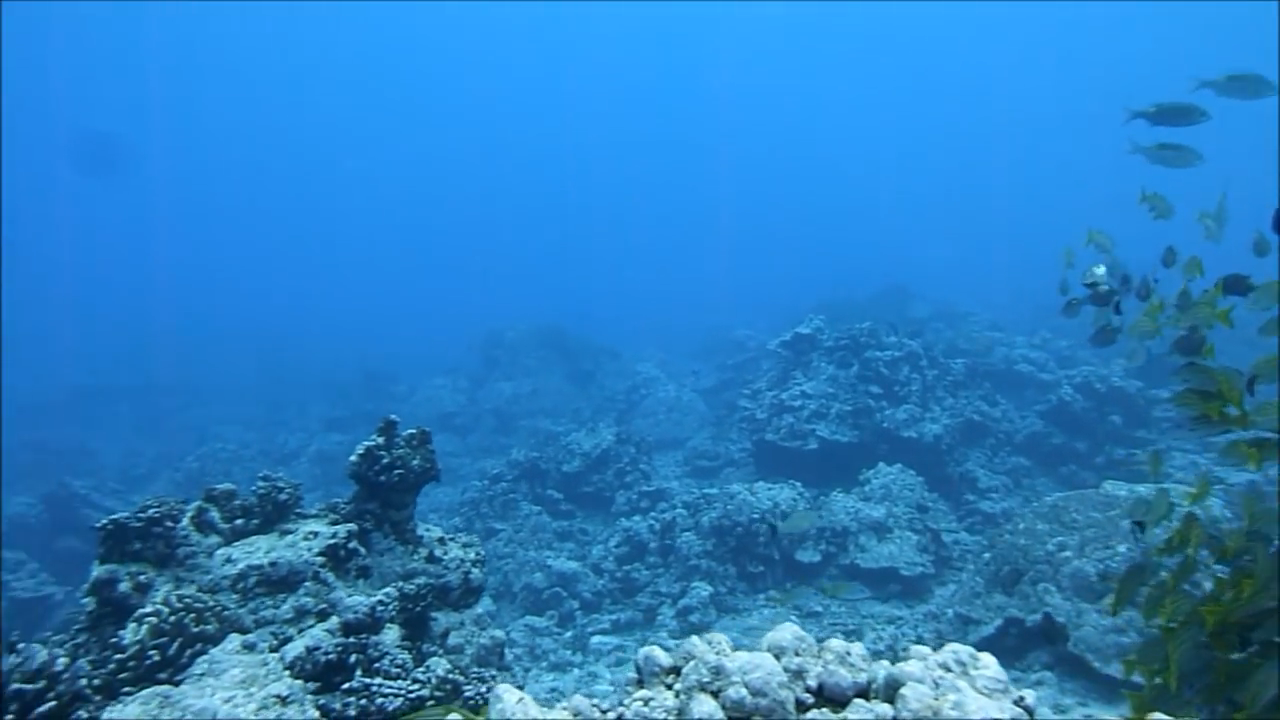
#> input picture test_data/challenging-60/34.png, 1280 x 720 px
$ python -i preprocess.py   (imports and definitions only)
#> lines starting #> are read from the running program, lines starting #| are printed output that depends on the picture
"""
Underwater Image Restoration - Preprocessing Pipeline
======================================================
This module implements the complete preprocessing workflow for underwater images.
Key Preprocessing Stages:
1. Color Space Conversion (BGR/Color space handling -> standard RGB).
2. Spatial Standardization (Lanczos/Bicubic resizing to 256x256).
3. Value Range Normalization (Scaling [0, 255] integer pixels -> [0.0, 1.0] float).
4. Tensor Formatting (Reordering HWC -> CHW for PyTorch CNN processing).
5. Synthetic Underwater Degradation (Gaussian blur and sensor noise simulating turbidity).
6. Contrast Limited Adaptive Histogram Equalization (CLAHE on LAB color space).
7. Paired Data Augmentations (Synchronized geometric flips and rotations).
"""
import os
import random
import cv2
import numpy as np
import torch
from PIL import Image
# [39 lines left out: functions load_and_standardize_image, to_normalized_tensor, tensor_to_image, not called in this run]
def apply_clahe(image_array, clip_limit=1.5, tile_grid_size=(8, 8)):
    """
    Applies Contrast Limited Adaptive Histogram Equalization (CLAHE)
    exclusively on the Lightness (L) channel of the LAB color space.
    This corrects underwater haze while preventing color distortion.
    Args:
        image_array (np.ndarray): RGB image array of shape (H, W, 3).
        clip_limit (float): Threshold for contrast limiting.
        tile_grid_size (tuple): Grid size for histogram equalization.
    Returns:
        np.ndarray: Enhanced RGB image array.
    """
#> called with clip_limit = 1.5, tile_grid_size = (8, 8)
    bgr = cv2.cvtColor(image_array, cv2.COLOR_RGB2BGR)
#> bgr is the input picture: shape (720, 1280, 3); mean B, G, R 194.6, 127.2, 40.9
    lab = cv2.cvtColor(bgr, cv2.COLOR_BGR2LAB)
#> lab: shape (720, 1280, 3); mean of channels 0, 1, 2 130.8, 127, 86.3
    l_channel, a_channel, b_channel = cv2.split(lab)
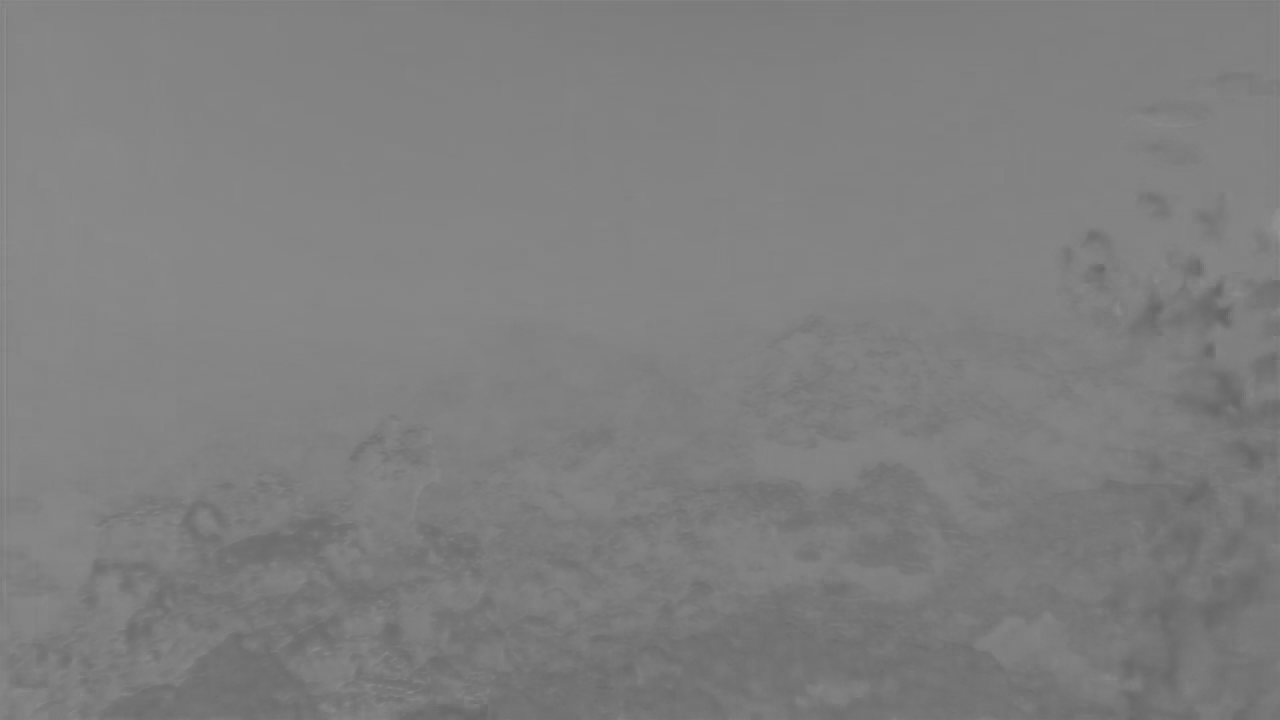
#> a_channel: shape (720, 1280); min 101, max 147, mean 127
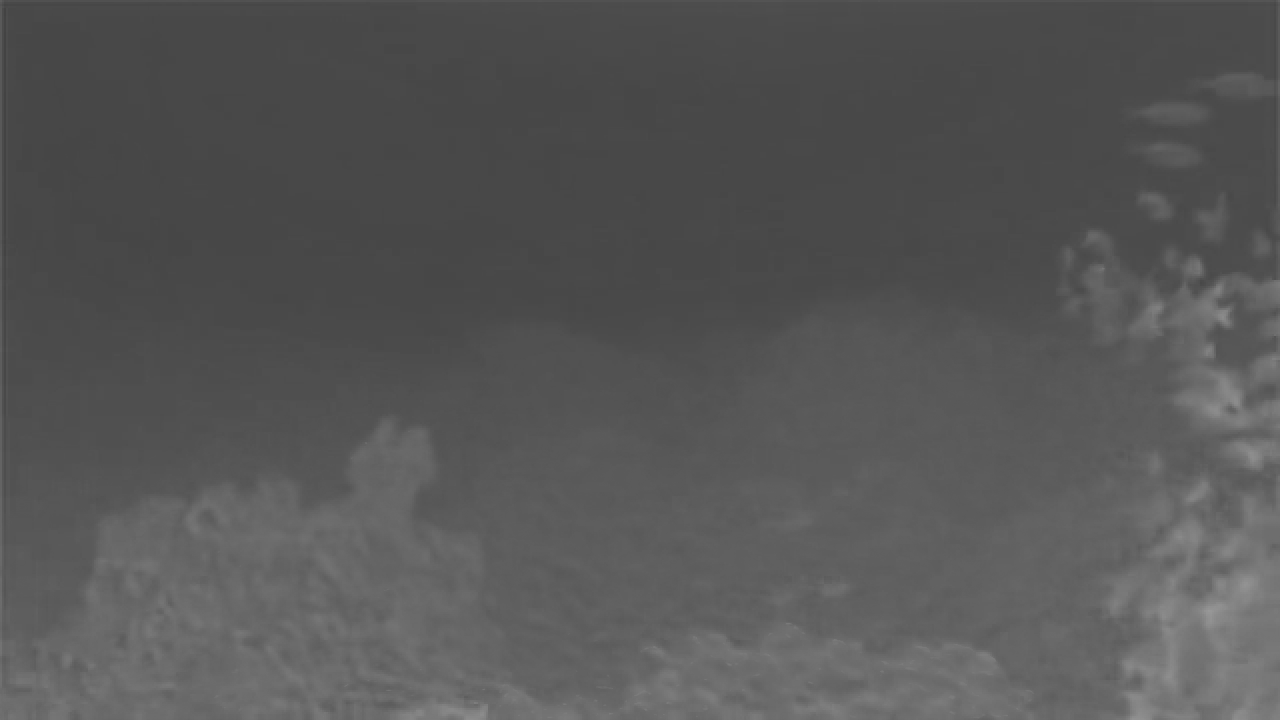
#> b_channel: shape (720, 1280); min 67, max 153, mean 86.3
    clahe = cv2.createCLAHE(clipLimit=clip_limit, tileGridSize=tile_grid_size)
    l_enhanced = clahe.apply(l_channel)
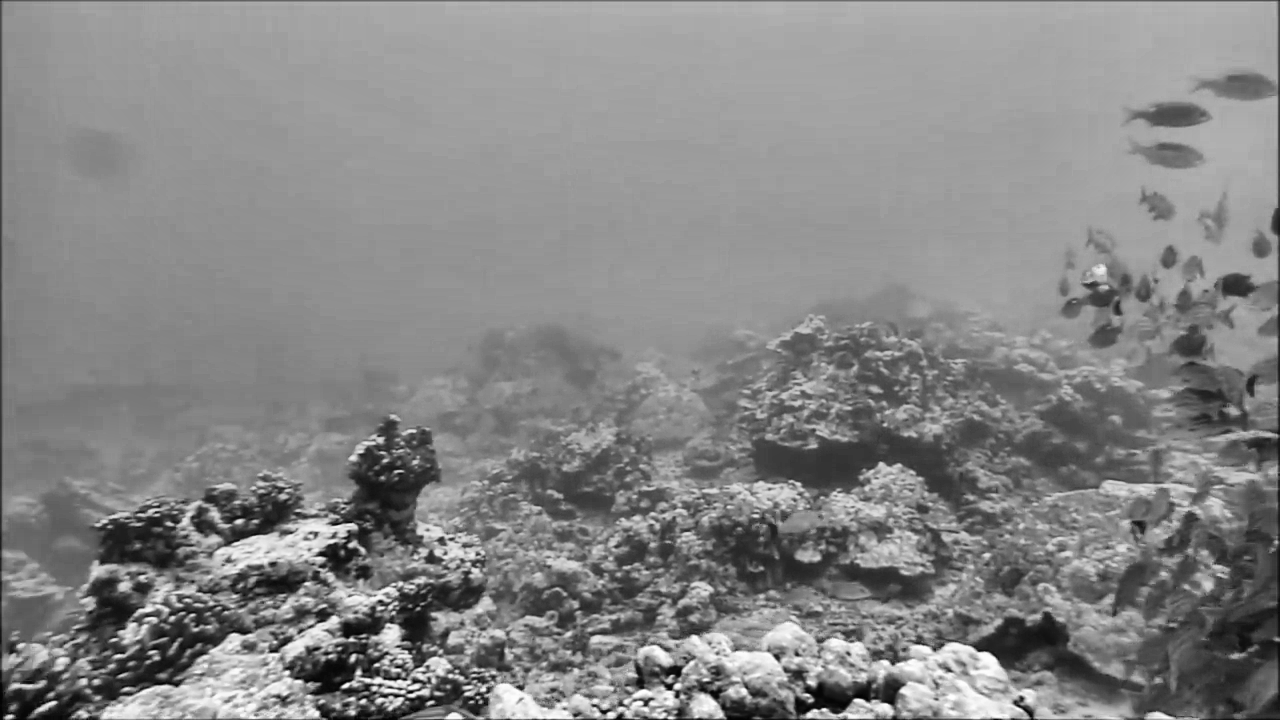
#> l_enhanced: shape (720, 1280); min 1, max 254, mean 134.2
    merged_lab = cv2.merge([l_enhanced, a_channel, b_channel])
#> merged_lab: shape (720, 1280, 3); mean of channels 0, 1, 2 134.2, 127, 86.3
    enhanced_bgr = cv2.cvtColor(merged_lab, cv2.COLOR_LAB2BGR)
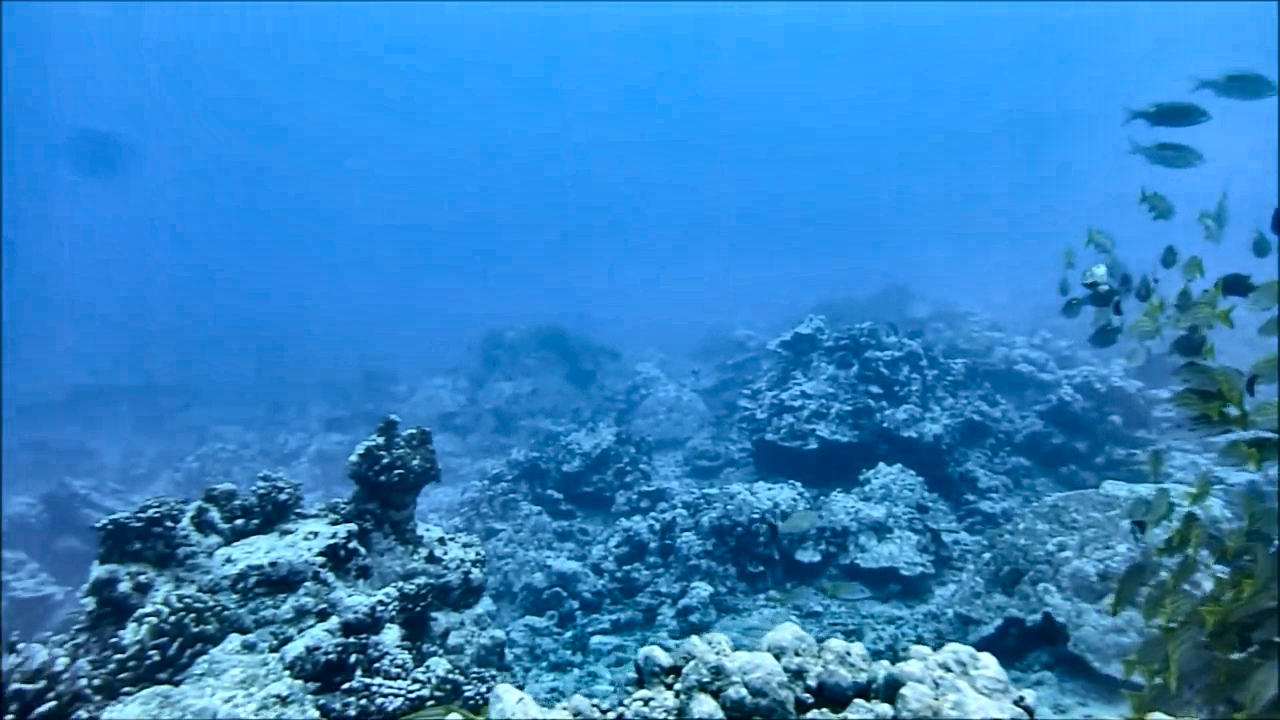
#> enhanced_bgr: shape (720, 1280, 3); mean B, G, R 198.3, 131.2, 47.9
    return cv2.cvtColor(enhanced_bgr, cv2.COLOR_BGR2RGB)
# [47 lines left out: functions apply_underwater_degradation, augment_image_pair, not called in this run]
# [37 lines not run here, left out]

>>> import cv2
>>> picture = cv2.cvtColor(cv2.imread('../test_data/challenging-60/34.png'), cv2.COLOR_BGR2RGB)
>>> result = apply_clahe(picture)

$ run again, on test_data/challenging-60/10091.png
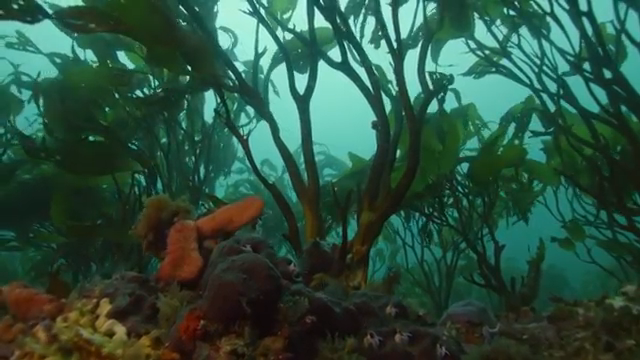
#> input picture test_data/challenging-60/10091.png, 640 x 360 px
#> in apply_clahe, bgr is the input picture: shape (360, 640, 3); mean B, G, R 63.8, 81, 44.9
#> lab: shape (360, 640, 3); mean of channels 0, 1, 2 78.4, 112.5, 134.9
#> in apply_clahe, `l_enhanced = clahe.apply(l_channel)`:
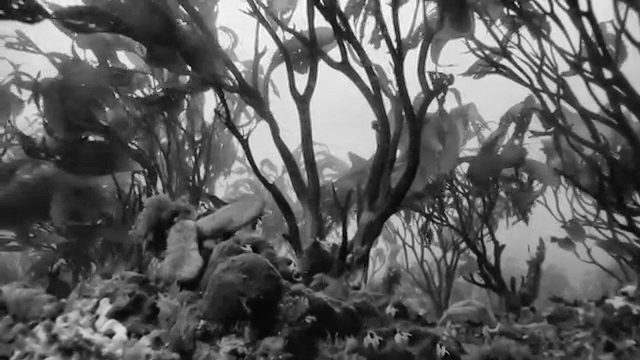
#> l_enhanced: shape (360, 640); min 4, max 253, mean 94.5
#> merged_lab: shape (360, 640, 3); mean of channels 0, 1, 2 94.5, 112.5, 134.9
#> in apply_clahe, `enhanced_bgr = cv2.cvtColor(merged_lab, cv2.COLOR_LAB2BGR)`:
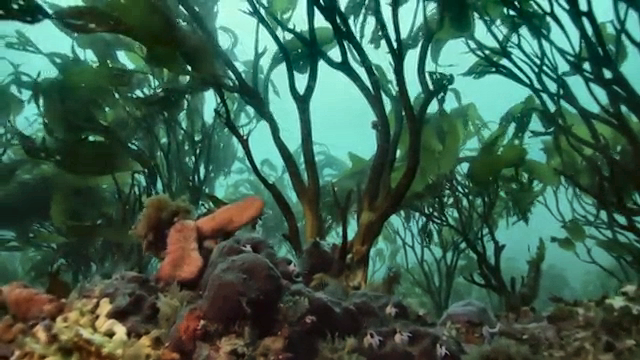
#> enhanced_bgr: shape (360, 640, 3); mean B, G, R 78.8, 96.7, 61

$ run again, on test_data/challenging-60/10103.png
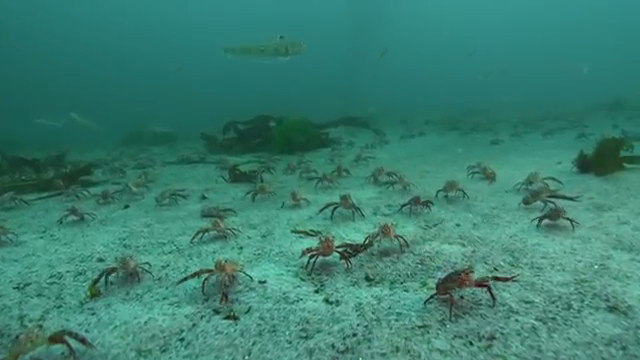
#> input picture test_data/challenging-60/10103.png, 640 x 360 px
#> in apply_clahe, bgr is the input picture: shape (360, 640, 3); mean B, G, R 112.3, 127.1, 57.6
#> lab: shape (360, 640, 3); mean of channels 0, 1, 2 123.7, 102.7, 129.6
#> in apply_clahe, `l_enhanced = clahe.apply(l_channel)`:
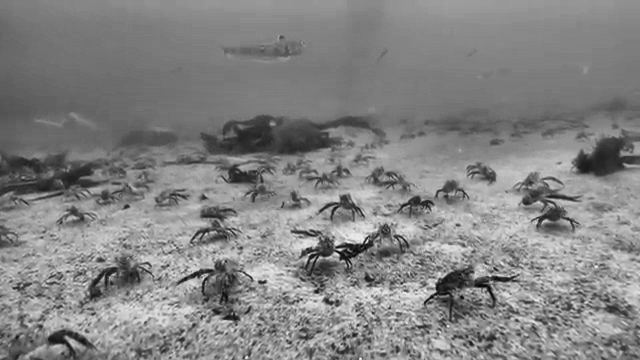
#> l_enhanced: shape (360, 640); min 5, max 238, mean 131.4
#> merged_lab: shape (360, 640, 3); mean of channels 0, 1, 2 131.4, 102.7, 129.6
#> in apply_clahe, `enhanced_bgr = cv2.cvtColor(merged_lab, cv2.COLOR_LAB2BGR)`:
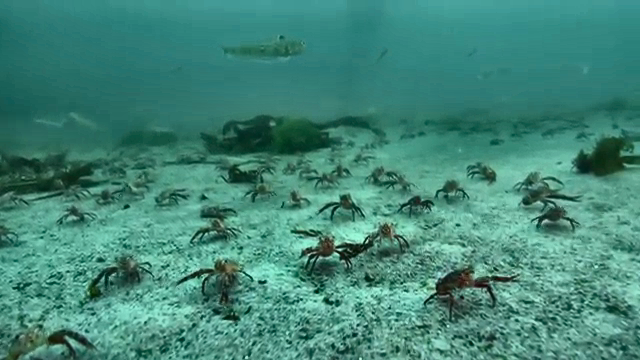
#> enhanced_bgr: shape (360, 640, 3); mean B, G, R 120.3, 135.5, 66.2
